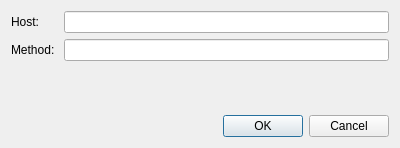
<?xml version="1.0" encoding="UTF-8"?>
<ui version="4.0">
 <class>addRuleDialog</class>
 <widget class="QDialog" name="addRuleDialog">
  <property name="geometry">
   <rect>
    <x>0</x>
    <y>0</y>
    <width>400</width>
    <height>148</height>
   </rect>
  </property>
  <property name="windowTitle">
   <string>Add Rule</string>
  </property>
  <layout class="QVBoxLayout" name="verticalLayout">
   <item>
    <layout class="QGridLayout" name="gridLayout">
     <item row="0" column="0">
      <widget class="QLabel" name="label">
       <property name="text">
        <string>Host:</string>
       </property>
      </widget>
     </item>
     <item row="1" column="0">
      <widget class="QLabel" name="label_2">
       <property name="text">
        <string>Method: </string>
       </property>
      </widget>
     </item>
     <item row="2" column="0">
      <spacer name="verticalSpacer">
       <property name="orientation">
        <enum>Qt::Vertical</enum>
       </property>
       <property name="sizeHint" stdset="0">
        <size>
         <width>20</width>
         <height>40</height>
        </size>
       </property>
      </spacer>
     </item>
     <item row="0" column="1">
      <widget class="QLineEdit" name="hostLineEdit"/>
     </item>
     <item row="1" column="1">
      <widget class="QLineEdit" name="methodLineEdit"/>
     </item>
    </layout>
   </item>
   <item>
    <widget class="QDialogButtonBox" name="buttonBox">
     <property name="orientation">
      <enum>Qt::Horizontal</enum>
     </property>
     <property name="standardButtons">
      <set>QDialogButtonBox::Cancel|QDialogButtonBox::Ok</set>
     </property>
    </widget>
   </item>
  </layout>
 </widget>
 <resources/>
 <connections>
  <connection>
   <sender>buttonBox</sender>
   <signal>accepted()</signal>
   <receiver>addRuleDialog</receiver>
   <slot>accept()</slot>
   <hints>
    <hint type="sourcelabel">
     <x>248</x>
     <y>254</y>
    </hint>
    <hint type="destinationlabel">
     <x>157</x>
     <y>274</y>
    </hint>
   </hints>
  </connection>
  <connection>
   <sender>buttonBox</sender>
   <signal>rejected()</signal>
   <receiver>addRuleDialog</receiver>
   <slot>reject()</slot>
   <hints>
    <hint type="sourcelabel">
     <x>316</x>
     <y>260</y>
    </hint>
    <hint type="destinationlabel">
     <x>286</x>
     <y>274</y>
    </hint>
   </hints>
  </connection>
 </connections>
</ui>
